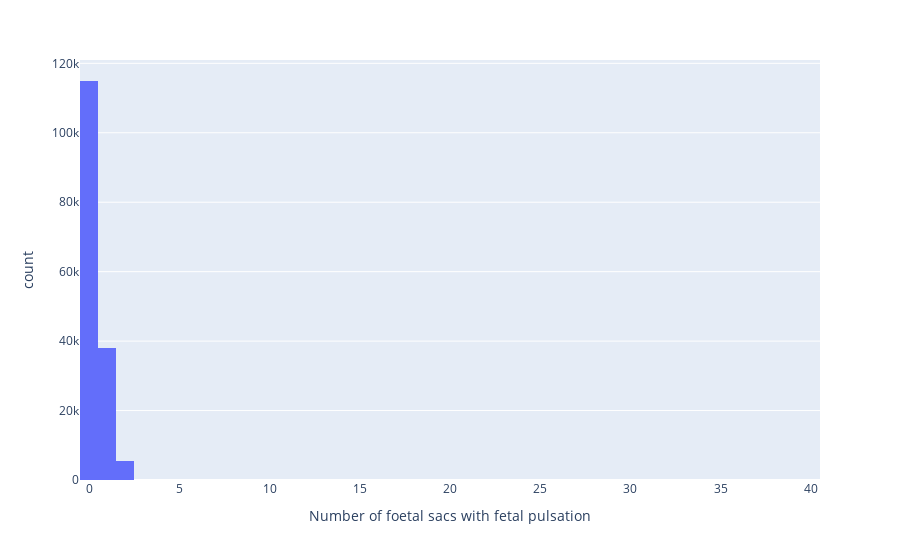

Notebook code cell kept with this figure:
### Code cell


### Figure 1 — Plotly figure (JSON) as saved in the notebook; plotly's stock layout.template omitted (floating-point values rounded to 4 significant figures; data arrays with more than 128 entries replaced by an {"elided": "..."} marker saying what was removed)
{"data": [{"alignmentgroup": "True", "bingroup": "x", "hovertemplate": "Number of foetal sacs with fetal pulsation=%{x}<br>count=%{y}<extra></extra>", "legendgroup": "", "marker": {"color": "#636efa", "pattern": {"shape": ""}}, "name": "", "offsetgroup": "", "orientation": "v", "showlegend": false, "type": "histogram", "x": {"elided": "158519 int values"}, "xaxis": "x", "yaxis": "y"}], "layout": {"barmode": "relative", "legend": {"tracegroupgap": 0}, "margin": {"t": 60}, "xaxis": {"anchor": "y", "domain": [0, 1], "title": {"text": "Number of foetal sacs with fetal pulsation"}}, "yaxis": {"anchor": "x", "domain": [0, 1], "title": {"text": "count"}}}}
